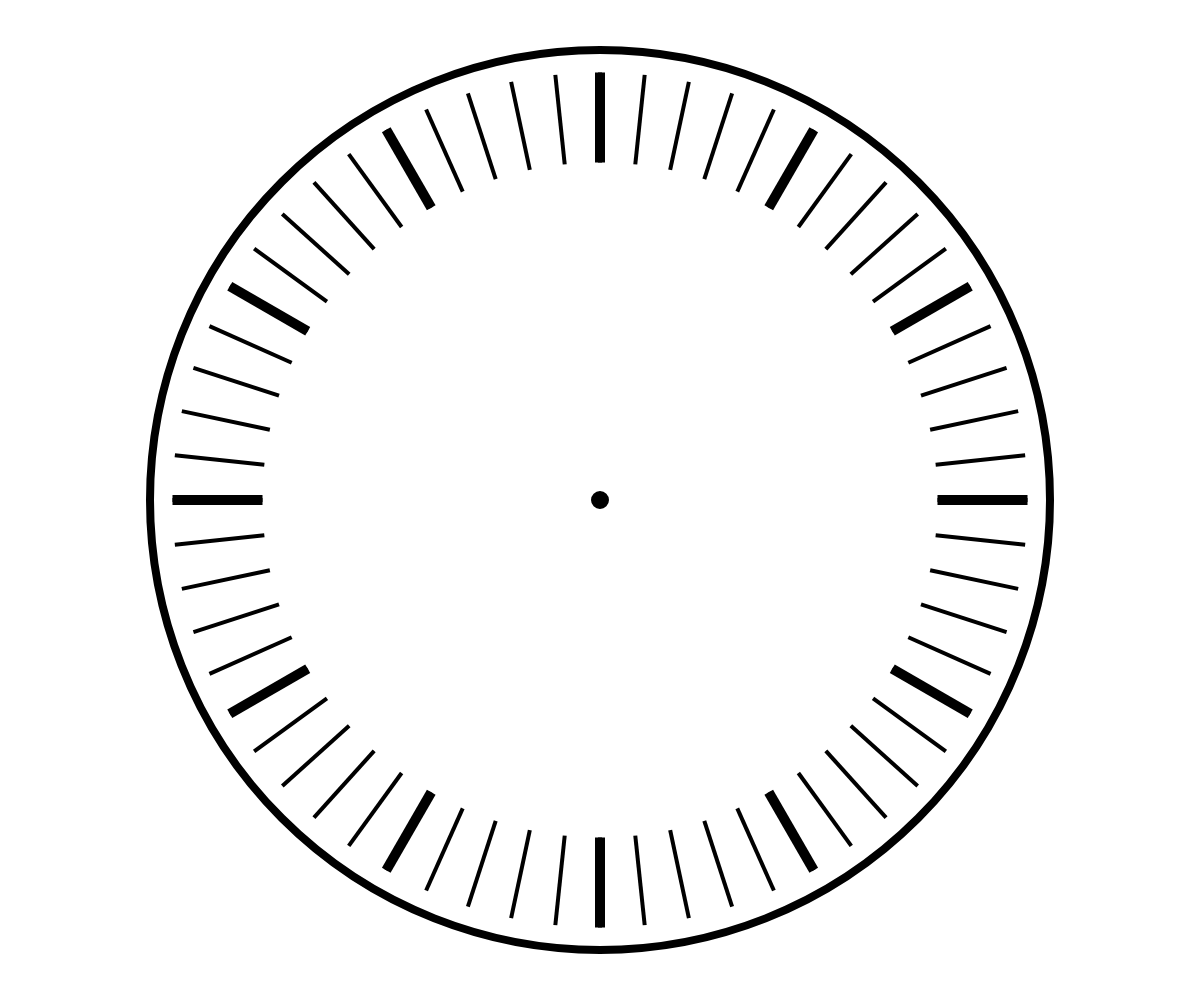
Frame 1 (no input)
Frame 60 (no input): identical to frame 1, image omitted
Frame 120 (the mouse pressed at the canvas centre since frame 60): identical to frame 1, image omitted

The p5.js sketch that drew this single still picture (run headless with seeded random() and noise() and a simulated clock; from frame 60 on, the mouse is pressed at the canvas centre):

// p5.js sketch
// ── sketch.js
let clockSize;

function setup() {
  createCanvas(windowWidth, windowHeight);
  if (width > height) {
    clockSize = height * 0.9;
  }
  else {
    clockSize = width * 0.9;
  }
  angleMode(DEGREES)
}

function draw() {
  background(255);

  push();
  translate(width / 2, height / 2);
  strokeWeight(8)
  fill(255);
  ellipse(0, 0, clockSize, clockSize);

  fill(0);
  ellipse(0, 0, 10, 10);


  strokeWeight(10);
  strokeCap(SQUARE);
  for (let i = 0; i < 12; i++) {
    line(0, clockSize / 2 *0.95, 0, clockSize / 2 * 0.75);
    rotate(360 / 12);
  }

  strokeWeight(4);
  for (let j = 0; j < 60; j++) {
    line(0, clockSize / 2 *0.95, 0, clockSize / 2 * 0.75);
    rotate(360 / 60);
  }

  pop();
}
